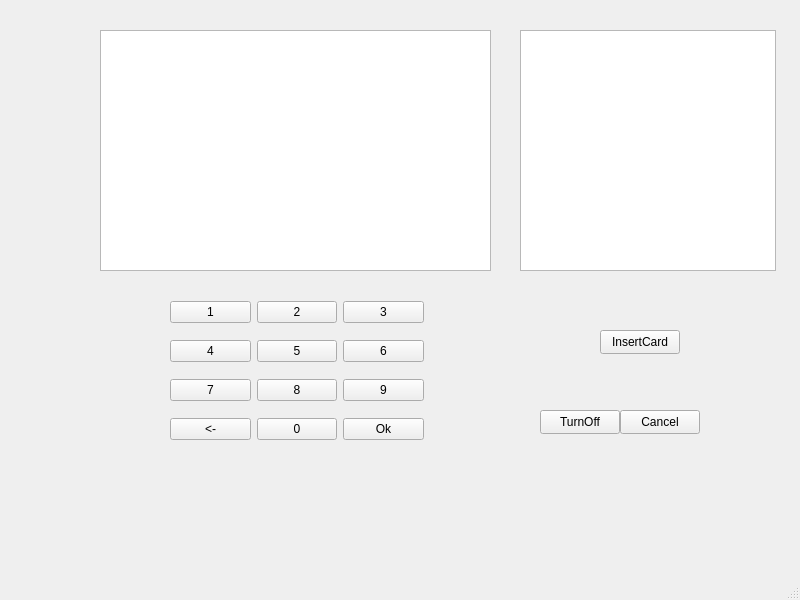
<?xml version="1.0" encoding="UTF-8"?>
<ui version="4.0">
 <class>MainWindow</class>
 <widget class="QMainWindow" name="MainWindow">
  <property name="geometry">
   <rect>
    <x>0</x>
    <y>0</y>
    <width>800</width>
    <height>600</height>
   </rect>
  </property>
  <property name="windowTitle">
   <string>MainWindow</string>
  </property>
  <widget class="QWidget" name="centralwidget">
   <widget class="QWidget" name="gridLayoutWidget">
    <property name="geometry">
     <rect>
      <x>170</x>
      <y>290</y>
      <width>254</width>
      <height>161</height>
     </rect>
    </property>
    <layout class="QGridLayout" name="gridLayout">
     <item row="0" column="0">
      <widget class="QPushButton" name="pushButton_1">
       <property name="text">
        <string>1</string>
       </property>
      </widget>
     </item>
     <item row="1" column="0">
      <widget class="QPushButton" name="pushButton_4">
       <property name="text">
        <string>4</string>
       </property>
      </widget>
     </item>
     <item row="2" column="0">
      <widget class="QPushButton" name="pushButton_7">
       <property name="text">
        <string>7</string>
       </property>
      </widget>
     </item>
     <item row="0" column="1">
      <widget class="QPushButton" name="pushButton_2">
       <property name="text">
        <string>2</string>
       </property>
      </widget>
     </item>
     <item row="0" column="2">
      <widget class="QPushButton" name="pushButton_3">
       <property name="text">
        <string>3</string>
       </property>
      </widget>
     </item>
     <item row="3" column="0">
      <widget class="QPushButton" name="pushButton_Backspace">
       <property name="text">
        <string>&lt;-</string>
       </property>
      </widget>
     </item>
     <item row="1" column="1">
      <widget class="QPushButton" name="pushButton_5">
       <property name="text">
        <string>5</string>
       </property>
      </widget>
     </item>
     <item row="1" column="2">
      <widget class="QPushButton" name="pushButton_6">
       <property name="text">
        <string>6</string>
       </property>
      </widget>
     </item>
     <item row="2" column="1">
      <widget class="QPushButton" name="pushButton_8">
       <property name="text">
        <string>8</string>
       </property>
      </widget>
     </item>
     <item row="2" column="2">
      <widget class="QPushButton" name="pushButton_9">
       <property name="text">
        <string>9</string>
       </property>
      </widget>
     </item>
     <item row="3" column="1">
      <widget class="QPushButton" name="pushButton_0">
       <property name="text">
        <string>0</string>
       </property>
      </widget>
     </item>
     <item row="3" column="2">
      <widget class="QPushButton" name="pushButton_Ok">
       <property name="text">
        <string>Ok</string>
       </property>
      </widget>
     </item>
    </layout>
   </widget>
   <widget class="QTextBrowser" name="textBrowser_Menu">
    <property name="geometry">
     <rect>
      <x>100</x>
      <y>30</y>
      <width>391</width>
      <height>241</height>
     </rect>
    </property>
   </widget>
   <widget class="QTextBrowser" name="textBrowser_Info">
    <property name="geometry">
     <rect>
      <x>520</x>
      <y>30</y>
      <width>256</width>
      <height>241</height>
     </rect>
    </property>
   </widget>
   <widget class="QPushButton" name="pushButton_Cancel">
    <property name="geometry">
     <rect>
      <x>620</x>
      <y>410</y>
      <width>80</width>
      <height>24</height>
     </rect>
    </property>
    <property name="text">
     <string>Cancel</string>
    </property>
   </widget>
   <widget class="QPushButton" name="pushButton_TurnOff">
    <property name="geometry">
     <rect>
      <x>540</x>
      <y>410</y>
      <width>80</width>
      <height>24</height>
     </rect>
    </property>
    <property name="text">
     <string>TurnOff</string>
    </property>
   </widget>
   <widget class="QPushButton" name="pushButton_InsertCard">
    <property name="geometry">
     <rect>
      <x>600</x>
      <y>330</y>
      <width>80</width>
      <height>24</height>
     </rect>
    </property>
    <property name="text">
     <string>InsertCard</string>
    </property>
   </widget>
  </widget>
  <widget class="QMenuBar" name="menubar">
   <property name="geometry">
    <rect>
     <x>0</x>
     <y>0</y>
     <width>800</width>
     <height>21</height>
    </rect>
   </property>
  </widget>
  <widget class="QStatusBar" name="statusbar"/>
 </widget>
 <resources/>
 <connections/>
</ui>
